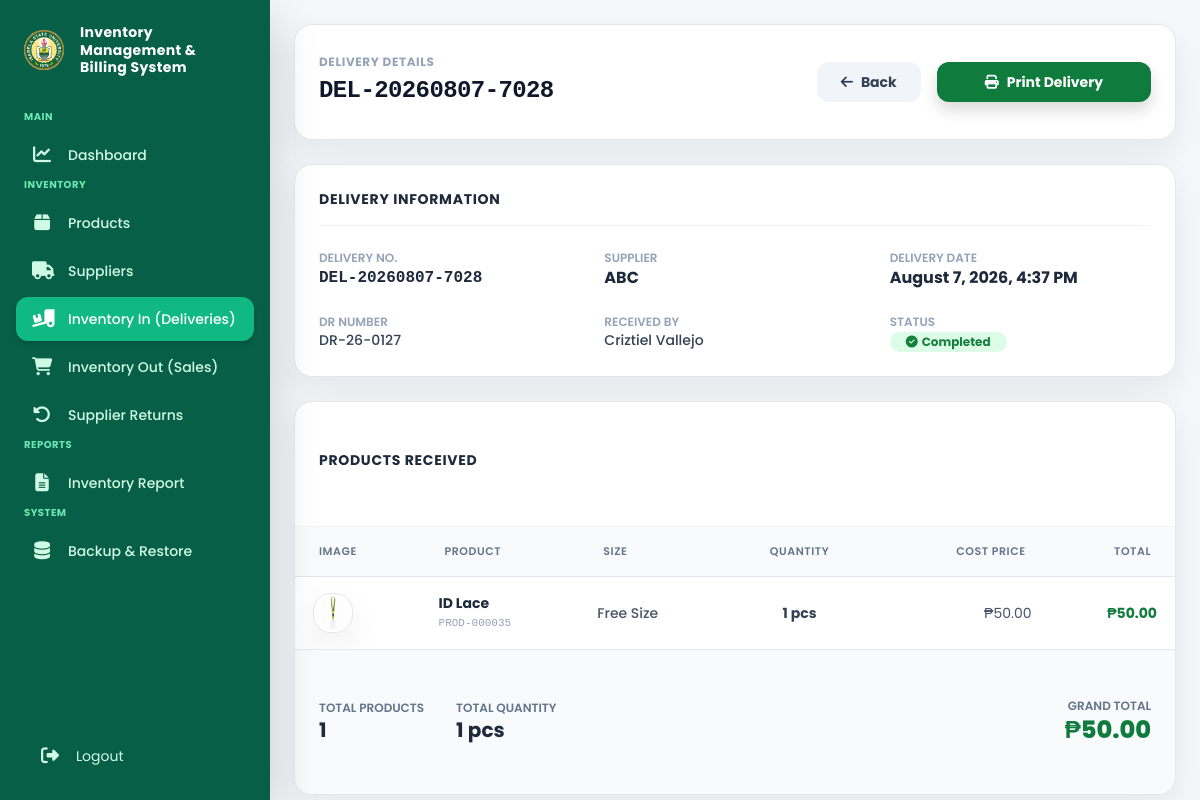
/pages/admin/delivery_view.php?id=17 (signed in), run on the app's committed database.
### tables this page shows
CREATE TABLE `deliveries` (
  `id` int(11) NOT NULL AUTO_INCREMENT,
  `supplier_id` int(11) DEFAULT NULL,
  `delivery_no` varchar(100) DEFAULT NULL,
  `delivery_date` datetime DEFAULT NULL,
  `received_by` int(11) DEFAULT NULL,
  `status` enum('Pending','Completed') DEFAULT 'Completed',
  `remarks` text DEFAULT NULL,
  `dr_number` varchar(100) DEFAULT NULL,
  PRIMARY KEY (`id`),
  KEY `supplier_id` (`supplier_id`),
  KEY `received_by` (`received_by`),
  CONSTRAINT `deliveries_ibfk_1` FOREIGN KEY (`supplier_id`) REFERENCES `suppliers` (`id`),
  CONSTRAINT `deliveries_ibfk_2` FOREIGN KEY (`received_by`) REFERENCES `users` (`id`)
);

CREATE TABLE `suppliers` (
  `id` int(11) NOT NULL AUTO_INCREMENT,
  `supplier_name` varchar(150) NOT NULL,
  `contact_person` varchar(100) DEFAULT NULL,
  `contact_number` varchar(20) DEFAULT NULL,
  `email` varchar(150) DEFAULT NULL,
  `address` text DEFAULT NULL,
  `status` enum('Active','Inactive') DEFAULT 'Active',
  `created_at` timestamp NULL DEFAULT current_timestamp(),
  PRIMARY KEY (`id`)
);

CREATE TABLE `delivery_items` (
  `id` int(11) NOT NULL AUTO_INCREMENT,
  `delivery_id` int(11) DEFAULT NULL,
  `product_id` int(11) DEFAULT NULL,
  `quantity` int(11) DEFAULT NULL,
  `cost_price` decimal(10,2) DEFAULT NULL,
  PRIMARY KEY (`id`),
  KEY `delivery_id` (`delivery_id`),
  KEY `product_id` (`product_id`),
  CONSTRAINT `delivery_items_ibfk_1` FOREIGN KEY (`delivery_id`) REFERENCES `deliveries` (`id`),
  CONSTRAINT `delivery_items_ibfk_2` FOREIGN KEY (`product_id`) REFERENCES `products` (`id`)
);

CREATE TABLE `products` (
  `id` int(11) NOT NULL AUTO_INCREMENT,
  `product_code` varchar(50) DEFAULT NULL,
  `product_name` varchar(255) NOT NULL,
  `category` varchar(100) NOT NULL,
  `category_id` int(11) DEFAULT NULL,
  `product_size` varchar(30) DEFAULT NULL,
  `description` text DEFAULT NULL,
  `supplier` varchar(150) DEFAULT NULL,
  `unit_cost` decimal(10,2) DEFAULT NULL,
  `supplier_id` int(11) DEFAULT NULL,
  `unit_price` decimal(10,2) NOT NULL,
  `cost_price` decimal(10,2) DEFAULT 0.00,
  `current_stock` int(11) DEFAULT 0,
  `inventory_value` decimal(12,2) DEFAULT 0.00,
  `reorder_level` int(11) DEFAULT 10,
  `status` enum('Available','Low Stock','Out of Stock') DEFAULT 'Available',
  `front_image` varchar(255) DEFAULT NULL,
  `qr_code` varchar(255) DEFAULT NULL,
  `created_at` timestamp NULL DEFAULT current_timestamp(),
  `updated_at` timestamp NULL DEFAULT current_timestamp() ON UPDATE current_timestamp(),
  `updated_by` int(11) DEFAULT NULL,
  PRIMARY KEY (`id`),
  UNIQUE KEY `product_code` (`product_code`),
  UNIQUE KEY `unique_product_size` (`product_name`,`product_size`),
  KEY `fk_product_category` (`category_id`),
  KEY `fk_product_supplier` (`supplier_id`),
  KEY `fk_product_updatedby` (`updated_by`),
  CONSTRAINT `fk_product_category` FOREIGN KEY (`category_id`) REFERENCES `categories` (`id`),
  CONSTRAINT `fk_product_supplier` FOREIGN KEY (`supplier_id`) REFERENCES `suppliers` (`id`),
  CONSTRAINT `fk_product_updatedby` FOREIGN KEY (`updated_by`) REFERENCES `users` (`id`)
);

### pages/admin/delivery_view.php (the view, shortened to what this page needs)
<?php
require_once "../../config/database.php";
$delivery_id = (int)($_GET['id'] ?? 0);
$deliveryQuery = "
    SELECT
        d.*,
        s.supplier_name,
        COALESCE(
            NULLIF(CONCAT(TRIM(u.firstname), ' ', TRIM(u.lastname)), ' '),
            u.username,
            'Administrator'
        ) AS received_by_name
    FROM deliveries d
    LEFT JOIN suppliers s ON d.supplier_id = s.id
    LEFT JOIN users u ON d.received_by = u.id
    WHERE d.id = ?
";
$stmt = mysqli_prepare($conn, $deliveryQuery);
mysqli_stmt_bind_param($stmt, "i", $delivery_id);
mysqli_stmt_execute($stmt);
$deliveryResult = mysqli_stmt_get_result($stmt);
$delivery = mysqli_fetch_assoc($deliveryResult);
$itemsQuery = "
    SELECT
        di.*,
        p.product_code,
        p.product_name,
        p.product_size,
        p.front_image,
        p.category
    FROM delivery_items di
    LEFT JOIN products p ON di.product_id = p.id
    WHERE di.delivery_id = ?
";
$stmtItems = mysqli_prepare($conn, $itemsQuery);
mysqli_stmt_bind_param($stmtItems, "i", $delivery_id);
mysqli_stmt_execute($stmtItems);
$itemsResult = mysqli_stmt_get_result($stmtItems);
$items = [];
$totalQty = 0;
$grandTotal = 0.00;
while ($item = mysqli_fetch_assoc($itemsResult)) {
    $itemTotal = $item['quantity'] * $item['cost_price'];
    $totalQty += $item['quantity'];
    $grandTotal += $itemTotal;
    $items[] = $item;
}
?>
<!DOCTYPE html>
<html lang="en">
<head>
    <script src="https://cdn.tailwindcss.com?plugins=forms"></script>
    <link rel="stylesheet" href="https://cdnjs.cloudflare.com/ajax/libs/font-awesome/6.4.0/css/all.min.css">
</head>
<body class="bg-slate-50 font-sans text-slate-800">
<?php include "sidebar.php"; ?>
<main class="ml-0 md:ml-[270px] min-h-screen p-6 transition-all duration-300">
    <div class="space-y-6 max-w-5xl mx-auto">
        <div class="flex flex-col sm:flex-row justify-between items-start sm:items-center gap-4 bg-white p-6 rounded-2xl shadow-sm border border-slate-200">
            <div>
                <span class="text-xs uppercase tracking-wider font-bold text-slate-400">Delivery Details</span>
                <h1 class="text-2xl font-extrabold text-slate-900 tracking-tight font-mono mt-0.5"><?= htmlspecialchars($delivery['delivery_no']); ?></h1>
            </div>
            <div class="flex items-center gap-3">
                <a href="inventory_indeliveries.php" class="bg-slate-100 hover:bg-slate-200 text-slate-700 px-4 py-2.5 rounded-xl font-bold text-sm transition flex items-center gap-2">
                    <i class="fa-solid fa-arrow-left"></i> Back
                </a>
                <button onclick="window.open('delivery_print.php?id=<?= $delivery['id']; ?>', '_blank')" class="bg-[#0f7b3d] hover:bg-[#15803d] text-white px-5 py-2.5 rounded-xl font-bold text-sm shadow transition flex items-center gap-2">
                    <i class="fa-solid fa-print"></i> Print Delivery
                </button>
            </div>
        </div>
        <div class="bg-white rounded-2xl shadow-sm border border-slate-200 p-6 space-y-6">
            <h2 class="text-sm font-bold text-slate-800 uppercase tracking-wider border-b border-slate-100 pb-3">Delivery Information</h2>
            <div class="grid grid-cols-1 md:grid-cols-3 gap-6 text-sm">
                <div>
                    <span class="block text-xs uppercase font-semibold text-slate-400">Delivery No.</span>
                    <span class="font-mono font-bold text-slate-800 text-base"><?= htmlspecialchars($delivery['delivery_no']); ?></span>
                </div>
                <div>
                    <span class="block text-xs uppercase font-semibold text-slate-400">Supplier</span>
                    <span class="font-bold text-slate-800 text-base"><?= htmlspecialchars($delivery['supplier_name'] ?? 'N/A'); ?></span>
                </div>
                <div>
                    <span class="block text-xs uppercase font-semibold text-slate-400">Delivery Date</span>
                    <span class="font-bold text-slate-800 text-base"><?= date('F j, Y, g:i A', strtotime($delivery['delivery_date'])); ?></span>
                </div>
                <div>
                    <span class="block text-xs uppercase font-semibold text-slate-400">DR Number</span>
                    <span class="font-medium text-slate-700"><?= !empty($delivery['dr_number']) ? htmlspecialchars($delivery['dr_number']) : 'None'; ?></span>
                </div>
                <div>
                    <span class="block text-xs uppercase font-semibold text-slate-400">Received By</span>
                    <span class="font-medium text-slate-700"><?= ucwords(strtolower($delivery['received_by_name'])); ?></span>
                </div>
                <div>
                    <span class="block text-xs uppercase font-semibold text-slate-400">Status</span>
                    <span class="inline-flex items-center px-3 py-0.5 rounded-full bg-green-100 text-green-700 text-xs font-bold mt-0.5">
                        <i class="fa-solid fa-circle-check mr-1"></i> <?= htmlspecialchars($delivery['status'] ?? 'Completed'); ?>
                    </span>
                </div>
            </div>
        </div>
        <div class="bg-white rounded-2xl shadow-sm border border-slate-200 overflow-hidden">
            <div class="px-6 py-5 border-b border-slate-100">
                <h2 class="text-sm font-bold text-slate-800 uppercase tracking-wider">Products Received</h2>
            </div>
            <div class="overflow-x-auto">
                <table class="min-w-full text-left border-collapse">
                    <thead class="bg-slate-50 text-[11px] uppercase tracking-wider text-slate-500 border-b border-slate-200">
                        <tr>
                            <th class="px-6 py-3 font-semibold">Image</th>
                            <th class="px-6 py-3 font-semibold">Product</th>
                            <th class="px-6 py-3 font-semibold">Size</th>
                            <th class="px-6 py-3 font-semibold text-center">Quantity</th>
                            <th class="px-6 py-3 font-semibold text-right">Cost Price</th>
                            <th class="px-6 py-3 font-semibold text-right">Total</th>
                        </tr>
                    </thead>
                    <tbody class="divide-y divide-slate-100 text-sm">
                        <?php if (empty($items)): ?>
                            <tr>
                                <td colspan="6" class="text-center py-12 text-slate-400">No items recorded for this delivery.</td>
                            </tr>
                        <?php else: ?>
                            <?php foreach ($items as $item): ?>
                                <tr class="hover:bg-slate-50 transition">
                                    <td class="px-6 py-3">
                                        <img src="<?= !empty($item['front_image']) ? '../../' . htmlspecialchars($item['front_image']) : '../../assets/images/no-image.png'; ?>" class="w-10 h-10 rounded-xl object-contain bg-white border border-slate-200 p-0.5">
                                    </td>
                                    <td class="px-6 py-3 font-bold text-slate-800">
                                        <?= htmlspecialchars($item['product_name'] ?? 'Unknown Product'); ?>
                                        <span class="block text-[11px] font-mono text-slate-400 font-normal"><?= htmlspecialchars($item['product_code'] ?? ''); ?></span>
                                    </td>
                                    <td class="px-6 py-3 text-slate-600 font-medium"><?= htmlspecialchars($item['product_size'] ?? 'Standard'); ?></td>
                                    <td class="px-6 py-3 text-center font-bold text-slate-700"><?= (int)$item['quantity']; ?> pcs</td>
                                    <td class="px-6 py-3 text-right text-slate-600">₱<?= number_format((float)$item['cost_price'], 2); ?></td>
                                    <td class="px-6 py-3 text-right font-bold text-[#0f7b3d]">₱<?= number_format((float)($item['quantity'] * $item['cost_price']), 2); ?></td>
                                </tr>
                            <?php endforeach; ?>
                        <?php endif; ?>
                    </tbody>
                </table>
            </div>
            <div class="bg-slate-50 px-6 py-5 border-t border-slate-200 flex flex-col sm:flex-row justify-between items-center gap-4 text-sm">
                <div class="flex items-center gap-8">
                    <div>
                        <span class="block text-xs uppercase font-semibold text-slate-500">Total Products</span>
                        <span class="font-bold text-xl text-slate-800"><?= count($items); ?></span>
                    </div>
                    <div>
                        <span class="block text-xs uppercase font-semibold text-slate-500">Total Quantity</span>
                        <span class="font-bold text-xl text-slate-800"><?= number_format($totalQty); ?> pcs</span>
                    </div>
                </div>
                <div>
                    <span class="block text-xs uppercase font-semibold text-slate-500 text-right">Grand Total</span>
                    <span class="text-2xl font-extrabold text-[#0f7b3d]">₱<?= number_format($grandTotal, 2); ?></span>
                </div>
            </div>
        </div>
    </div>
</main>
</body>
</html>

### data on the page
deliveries: delivery_no "DEL-20260807-7028", supplier.supplier_name "ABC", delivery_date "August 7, 2026, 4:37 PM", dr_number "DR-26-0127", status "Completed"
delivery_items: product.front_image (picture), product.product_name "ID Lace", product.product_code "PROD-000035", product.product_size "Free Size", quantity "1", cost_price "50.00", $item['quantity']*$item['cost_price'] "50.00"

### other printed values
$delivery['received_by_name'] "Criztiel Vallejo"
count($items) "1"
$totalQty "1"
$grandTotal "50.00"
